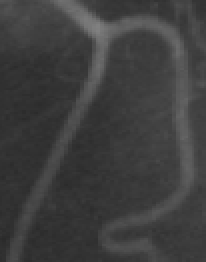
%> input picture ICTM/LIF/image/5.bmp, 103 x 131 px (shown 2 times larger)
$ octave ICTM_LIF.m   (GNU Octave 9; MATLAB toolbox functions it lacks are replaced by stand-ins)
%> lines starting %> are read from the running program, lines starting %| are printed output that depends on the picture; in (x1, y1, x2, y2) boxes, pixels count from 0 and x2, y2 are one past the last pixel; in counts of white or black regions, pixels touching at a corner belong together; the program's own positions count from 1
clc; clear all; close all;
%------------------------------------------------------------------------
% This demo function implements the ICTM method applied into the LIF model.
% Author: Dong Wang (University of Utah)
% E-mail:dongwang91@gmail.com, dwang@math.utah.edu

%  Notes:
%   1. Please contact the author if any problem regarding the choice of
%   parameters.
%   2. Intial contour should be set properly.
%   3. Ref: Dong Wang and Xiao-Ping Wang, The iterative
%   convolution-thresholding method (ICTM) for image segmentation.
%
%   Dong Wang, Haohan Li, Xiaoyu Wei, and Xiao-Ping Wang*,
%   An efficient iterative thresholding method for image segmentation,
%   J. Comput. Phys., 350, 657-667, 2017.
%------------------------------------------------------------------------


addpath('./image');
flag =5;
switch flag
    case 1
        I = imread('circles.bmp');
        I = double(I(:,:,1));
        I = I(1:2:end,1:2:end);
        iterNum =400;
        lambda1 = 1.0;
        lambda2 = 1.0;
        initialLSF = ones(size(I(:,:,1)))-0.01;
        initialLSF(60:90,60:90) = 0.01;
        tau =5;
        mu = 500;
        sigma=20;
    case 2
        I = imread('3.bmp');
        I = double(I(:,:,1));
        iterNum =300;
        lambda1 = 1.0;
        lambda2 = 1.0;
        tau =5;
        mu = 150;
        sigma=3;
        initialLSF = ones(size(I(:,:,1)))-0.01;
        initialLSF(15:78,32:95) = 0.01;
    case 3
        I = imread('2.bmp');
        I = double(I(:,:,1));
        iterNum =300;
        lambda1 = 1.0;
        lambda2 = 1.0;
        tau =3;
        mu = 245;
        sigma=3;
        initialLSF = ones(size(I(:,:,1)))-0.01;
        initialLSF(26:32,28:34) = 0.01;
    case 4
        I = imread('4.bmp');
        I = double(I(:,:,1));
        iterNum =300;
        lambda1 = 1.0;
        lambda2 = 1.0;
        tau =10;
        mu = 110;
        sigma=3;
        initialLSF = ones(size(I(:,:,1)))-0.01;
        initialLSF(53:77,46:70) = 0.01;
    case 5
        I = imread('5.bmp');
%> I is the input picture: size 131x103 uint8; min 42, max 128, mean 62.3
        I = double(I(:,:,1));
%> I: size 131x103 double
        iterNum =300;
        lambda1 = 1.0;
        lambda2 = 1.0;
        tau =2;
        mu = 90;
        sigma=3;
        initialLSF = ones(size(I(:,:,1)))-0.01;
%> initialLSF: size 131x103 double; every value is 0.99
        initialLSF(47:60,86:99) = 0.01;
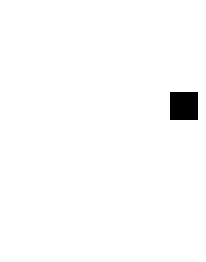
%> initialLSF: size 131x103 double (shown 2 times larger); values 0.01 (black) and 0.99 (white), 98.5% white; 1 black region, box (x1, y1, x2, y2) and area: (85, 46, 99, 60) 196
    case 6
        I = imread('nonHom3.gif');
        I = double(I(:,:,1));
        iterNum =300;
        lambda1 = 1.0;
        lambda2 = 1.0;
        tau =5;
        mu = 50;
        sigma=3;
        initialLSF = ones(size(I(:,:,1)))-0.01;
        initialLSF(30:40,30:40) = 0.01;

end

u = initialLSF;

%---------------------------------
Wanttosaveamovie = 1; % Decide to make a video
if Wanttosaveamovie
    filename = ['example-',num2str(flag)];
    Ve = VideoWriter(filename,'MPEG-4');
    FrameRate = max(floor(iterNum/10),1);
    open(Ve);
end
%---------------------------------

%--------------------------------------------------------------------------
if Wanttosaveamovie
    figure;imagesc(I, [0, 255]);colormap(gray);hold on;
    title('Initial contour');
    [c,h] = contour(u,[0.5 0.5],'b','LineWidth',2);
%> c = 58 columns, first 8: [0.5 85.5 86 87 88 89 90 91; 57 47 46.5 46.5 46.5 46.5 46.5 46.5]; h = -40.53
    axis off; axis equal
%> after `axis equal`:
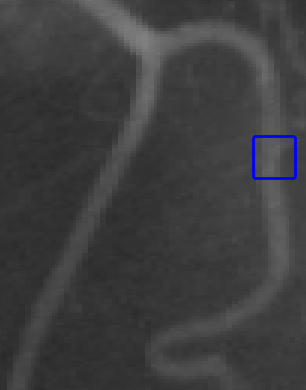
%> figure redrawn from the program's plot data; shown 3 times larger; its title reads 'Initial contour'
    hold off;
    currentFrame = getframe(gcf);
    writeVideo(Ve,currentFrame);
end
%--------------------------------------------------------------------------


K=fspecial('gaussian',round(2*sigma)*2+1,sigma);
K2 = fspecial('gaussian',round(2*tau)*2+1,tau);
KI=conv2(I,K,'same');
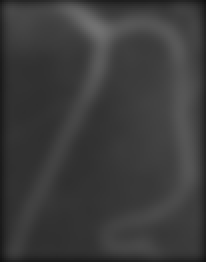
%> KI: size 131x103 double (shown 2 times larger); min 16.89, max 114, mean 60
KONE=conv2(ones(size(I)),K,'same');


for n=1:iterNum
    Ik=I.*u;
    c1=conv2(u,K,'same');
    c2=conv2(Ik,K,'same');
    f1=(c2)./(c1);
    f2=(KI-c2)./(KONE-c1);
    phi1 = lambda1*conv2(f1.^2,K,'same')-lambda1*2*I.*conv2(f1,K,'same')+mu*conv2(1-u,K2,'same');
    phi2 = lambda2*conv2(f2.^2,K,'same')-lambda2*2*I.*conv2(f2,K,'same')+mu*conv2(u,K2,'same');

    u_af = double(phi1-phi2<0)*0.98+0.01;
    change = sum(abs(u_af(:)-u(:)));
    u = u_af;

    if change==0
        break;
    end


    if Wanttosaveamovie
        imagesc(I, [0, 255]);colormap(gray);hold on;
        [c,h] = contour(phi1-phi2,[0 0],'r','LineWidth',2);
        iterNum=[num2str(n), ' iterations'];
        title(iterNum);hold off;
        axis off; axis equal
        hold off;
%> (the run ends here)
